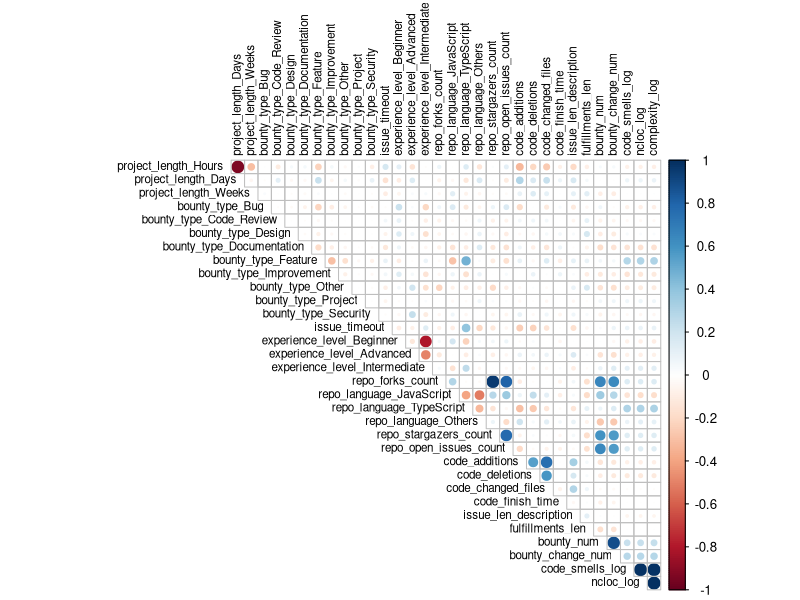

The R source for this figure:
library(mgcv)
library(carData)
library(corrplot)
library(car)
library(rms)
library(Hmisc)
library(boot)

if (!dir.exists("model_summarys")) {
  dir.create("model_summarys")
}

df <- read.csv("data.csv")

df$code_smells[is.na(df$code_smells)] <- 0
df$ncloc[is.na(df$ncloc)] <- 0
df$complexity[is.na(df$complexity)] <- 0

df$code_smells_log <- log(df$code_smells + 1)
df$ncloc_log <- log(df$ncloc + 1)
df$complexity_log <- log(df$complexity + 1)

var_list <- c(
    'project_length_Hours', 'project_length_Days',
    'project_length_Weeks', 
    "bounty_type_Bug", "bounty_type_Code_Review", "bounty_type_Design", 
    "bounty_type_Documentation", "bounty_type_Feature", "bounty_type_Improvement",
    "bounty_type_Other", "bounty_type_Project", "bounty_type_Security", 
    "issue_timeout", "experience_level_Beginner", 'experience_level_Advanced', 
    'experience_level_Intermediate', 'repo_forks_count',
    "repo_language_JavaScript", "repo_language_TypeScript", 'repo_language_Others',
    'repo_stargazers_count', 'repo_open_issues_count',
    'code_additions', 'code_deletions',
    'code_changed_files', 'code_finish_time', 'issue_len_description',
    'fulfillments_len', 'bounty_num', 'bounty_change_num',
    'code_smells_log', 'ncloc_log', 'complexity_log'
)


df_sub <- df[, var_list]
df_sub <- as.data.frame(lapply(df_sub, as.numeric))


correlation_matrix <- cor(df_sub, method = "spearman", use = "complete.obs")
capture.output(correlation_matrix, file = "model_correlation.txt")


high_cor_vars <- which(abs(correlation_matrix) > 0.7, arr.ind = TRUE)
high_cor_vars <- high_cor_vars[high_cor_vars[,1] != high_cor_vars[,2], ]

high_cor_groups <- list()
if (nrow(high_cor_vars) > 0) {
  for (i in 1:nrow(high_cor_vars)) {
    var1 <- rownames(correlation_matrix)[high_cor_vars[i, 1]]
    var2 <- colnames(correlation_matrix)[high_cor_vars[i, 2]]
    
    found <- FALSE
    for (j in seq_along(high_cor_groups)) {
      if (var1 %in% high_cor_groups[[j]] || var2 %in% high_cor_groups[[j]]) {
        high_cor_groups[[j]] <- unique(c(high_cor_groups[[j]], var1, var2))
        found <- TRUE
        break
      }
    }
    if (!found) {
      high_cor_groups[[length(high_cor_groups) + 1]] <- c(var1, var2)
    }
  }
}

set.seed(100) 
remove_vars_cor <- c()
for (group in high_cor_groups) {
  keep_var <- sample(group, 1) 
  remove_vars_cor <- c(remove_vars_cor, setdiff(group, keep_var)) 
}


capture.output('Spearman Delete:', file = "model_correlation.txt", append=TRUE)
capture.output(unique(remove_vars_cor), file = "model_correlation.txt", append=TRUE)
selected_vars_cor <- setdiff(var_list, unique(remove_vars_cor))
capture.output('Spearman Save:', file = "model_correlation.txt", append=TRUE)
capture.output(selected_vars_cor, file = "model_correlation.txt", append=TRUE)


png("Hierarchical.png", width = 800, height = 600)
corrplot(correlation_matrix, method = "circle", type = "upper",
         tl.col = "black", tl.cex = 0.7, diag = FALSE)
dev.off()



df_sub_redun <- df[, selected_vars_cor]
df_sub_redun <- as.data.frame(lapply(df_sub_redun, as.numeric))
dd <- datadist(df_sub_redun)
options(datadist = "dd")


redun_result <- redun(~ ., 
                      data = df_sub_redun,
                      nk = 0, 
                      r2 = 0.9)


capture.output('Redundant Results:', file = "model_correlation.txt", append=TRUE)
capture.output(redun_result, file = "model_correlation.txt", append=TRUE)


final_vars <- setdiff(selected_vars_cor, redun_result$Out)
capture.output('Final Save Variables:', file = "model_correlation.txt", append=TRUE)
capture.output(final_vars, file = "model_correlation.txt", append=TRUE)


response_var <- "value_in_usdt"
gam_formula <- as.formula(paste(response_var, "~", paste(final_vars, collapse = " + ")))


original_model <- gam(gam_formula, data = df, method = "REML")


original_summary <- summary(original_model)
original_r2 <- original_summary$r.sq
n_obs <- nrow(df)


n_boot <- 1000
optimism_values <- numeric(n_boot)


pb <- txtProgressBar(min = 0, max = n_boot, style = 3)


for (i in 1:n_boot) {
    tryCatch({
        boot_indices <- sample(n_obs, size = n_obs, replace = TRUE)
        boot_data <- df[boot_indices, ]


        boot_model <- gam(gam_formula, data = boot_data, method = "REML")

        boot_r2 <- summary(boot_model)$r.sq

        pred_orig <- predict(boot_model, newdata = df)
        ss_total <- sum((df[[response_var]] - mean(df[[response_var]]))^2, na.rm = TRUE)
        ss_residual <- sum((df[[response_var]] - pred_orig)^2, na.rm = TRUE)
        r2_orig <- 1 - (ss_residual / ss_total)
        

        optimism_values[i] <- boot_r2 - r2_orig
        

        capture.output(
          cat("=== Bootstrap Iteration", i, "===\n"),
          print(summary(boot_model)),
          cat("\nBootstrap R²:", boot_r2),
          cat("\nOriginal Data R²:", r2_orig),
          cat("\nOptimism:", optimism_values[i]),
          file = paste0("model_summarys/model_", sprintf("%04d", i), ".txt"))
    }, error = function(e) {
        message("Error in iteration ", i, ": ", conditionMessage(e))
    })
    

    setTxtProgressBar(pb, i)
}
close(pb)


average_optimism <- mean(optimism_values, na.rm = TRUE)
adjusted_r2 <- original_r2 - average_optimism


capture.output(
    cat("=== Final Model Summary ===\n"),
    print(summary(original_model)),
    cat("\n\n=== Bootstrap Validation Results ===\n"),
    cat("Original R²:", original_r2, "\n"),
    cat("Average Optimism:", average_optimism, "\n"),
    cat("Optimism-Adjusted R²:", adjusted_r2, "\n"),
    cat("Number of Successful Bootstraps:", sum(!is.na(optimism_values)), "\n"),
    file = "model_summary.txt"
)

cat("\n=== Final Results ===")
cat("\nOriginal R²:", original_r2)
cat("\nAverage Optimism:", average_optimism)
cat("\nOptimism-Adjusted R²:", adjusted_r2)
cat("\nResults saved to: model_summary.txt")
